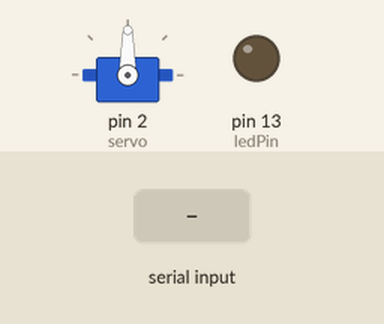
The sketch below on a simulated Arduino Uno, built with avr-gcc and run on an emulated ATmega328P. Parts: servo, output pins drawn as LEDs (lit = HIGH). The test bench sets the inputs (shaded band).

Above: at 1.2 s.
1.3 s: "w" received over Serial
Timing chart, 0 to 4.3 s (numbered marks = the images above; inputs shaded):
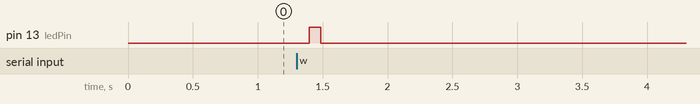

Measured:
- after the input at 1.3 s, pin 13 (ledPin): LOW → HIGH after 0.10 s, → LOW 0.09 s later

The sketch:

serialentrearduinos.pde
```cpp
#include <Servo.h>

int frompc;

Servo servo;


// The setup() method runs once, when the sketch starts
int ledPin =  13;    // LED connected to digital pin 13
void setup()   {
  // initialize the digital pin as an output:
 Serial.begin(2400);
 servo.attach(2);
  pinMode(ledPin, OUTPUT);
}

// the loop() method runs over and over again,
// as long as the Arduino has power

void loop() {
        int position = 90;

	// send data only when you receive data:
	if (Serial.available() > 0) {
		// read the incoming byte:
		frompc = Serial.read();
                if (frompc == 'w') {
                  position++;
                 // digitalWrite(ledPin, HIGH);   // set the LED on
                }
                else if (frompc == 's') {
                  position--;
                  //  digitalWrite(ledPin, LOW);   // set the LED on
                }
                delay(position);
                digitalWrite(ledPin, HIGH);
                 delay(position);
                 digitalWrite(ledPin, LOW);


	}
  servo.write(position);
}
```
